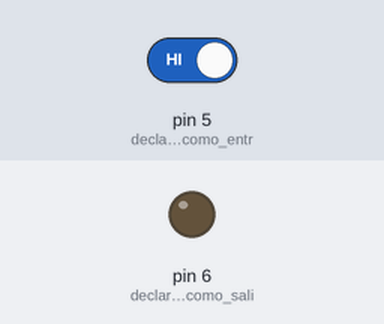
Recording of a sketch running on a simulated Arduino Uno, built with avr-gcc and run on an emulated ATmega328P. Shown: output pins drawn as LEDs (lit = HIGH). The inputs (shaded band) are chosen by the test bench; at power-on: pin 5 (declarando_pin5_como_entr) HIGH.

Above: at 1.2 s.
1.3 s: pin 5 (declarando_pin5_como_entr) driven LOW
At 2.3 s:
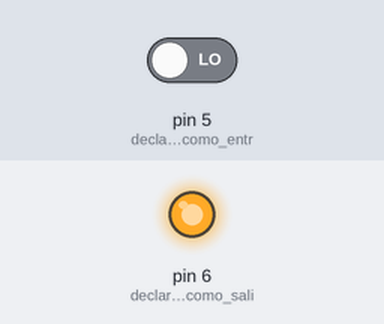
2.8 s: pin 5 (declarando_pin5_como_entr) driven HIGH
At 3.4 s:
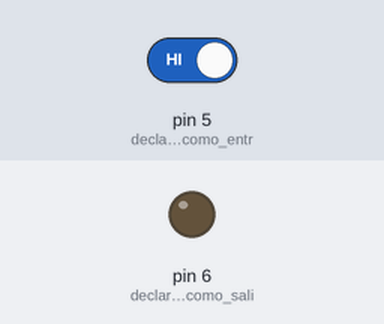
Timing chart, 0 to 5.8 s (numbered marks = the images above; inputs shaded):
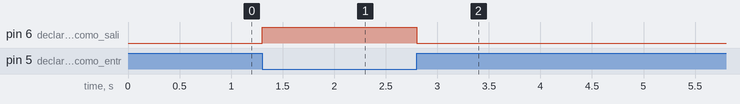

The sketch:

EJ003_UNO_Leer_Pulsador.ino
```cpp
 void setup() {
   pinMode(5,INPUT);                // declarando pin5 como entrada
   pinMode(6,OUTPUT);              // declarando pin6 como salida
   }
 void loop() {

   if(digitalRead(5)==0){                  // estructura de control IF-ELSE, consulta si alguien preciono el pulsador
     digitalWrite(6,HIGH);        // si se presiono el pulsador entonces enciende led conectado al pin6
     while(digitalRead(5)==0) {}           // antirrebote por codigo, condicion que elimina rebotes
     }
   else{
   digitalWrite(6,LOW);            // apaga diodo led conectada al pin6
   }
 }
```

Measured:
- after the input at 1.3 s, pin 6 (declarando_pin6_como_sali): LOW → HIGH at once
- after the input at 2.8 s, pin 6 (declarando_pin6_como_sali): HIGH → LOW at once
